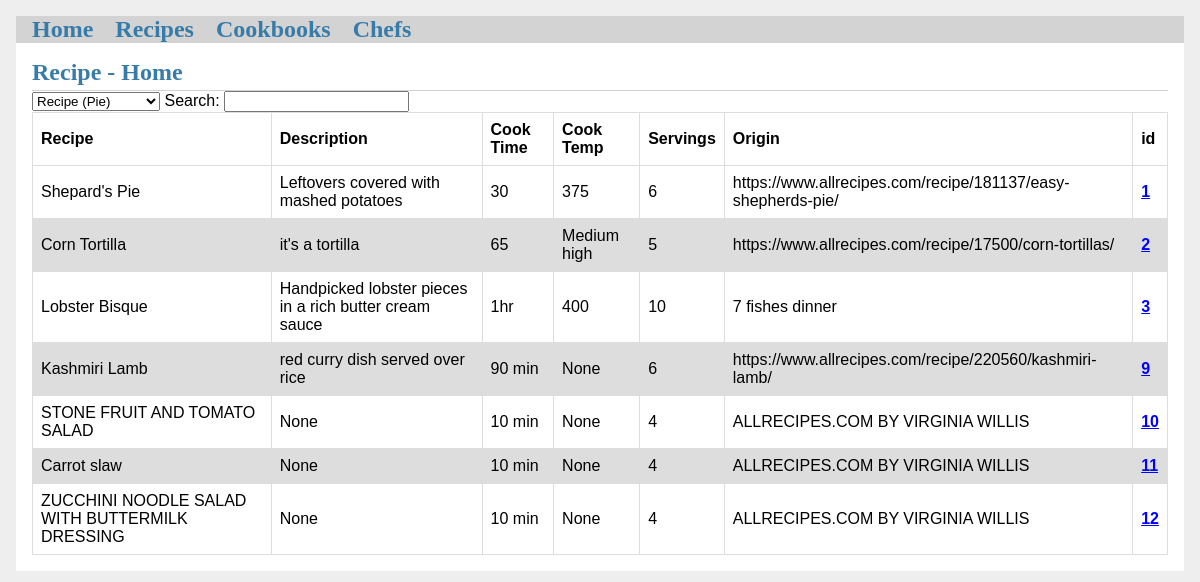
/recipe, run on an earlier commit of the app's database.
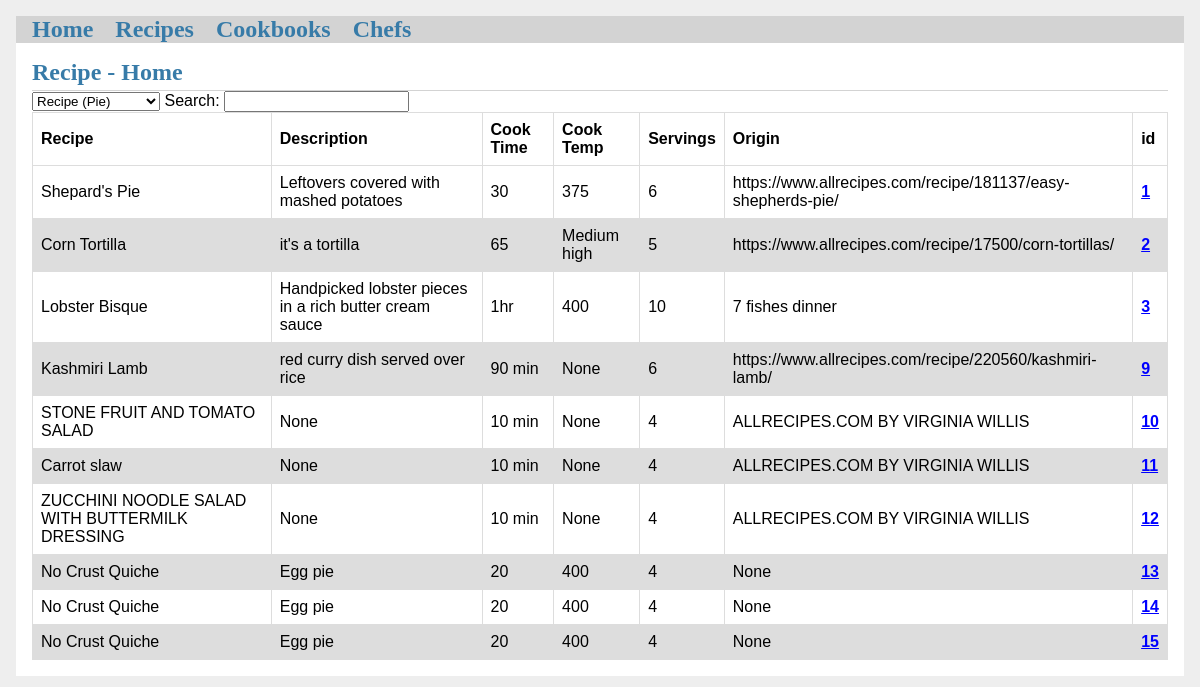
And on a later commit of the database.
### tables this page shows
CREATE TABLE "recipe"(
id INTEGER PRIMARY KEY AUTOINCREMENT,
name TEXT,
description TEXT,
cooktime TEXT,
cooktemp TXT,
servings TEXT,
notes TEXT,
origin TEXT,
date DATE DEFAULT CURRENT_DATE);

### cookr/recipe.py (the view)
@bp.route('/recipe')
def index():
    db=get_db()
    test_query='SELECT * FROM recipe'
    tbl=db.execute(test_query).fetchall()
    hd_tbl=db.execute(test_query)
    for x in hd_tbl.description:
        tbl_hdr=x[0]
    return render_template(
      'recipe/index.html',
      tbl=tbl,
      tbl_hdr=tbl_hdr
    )

### cookr/db.py (called while the page is built)
def get_db():
    if 'db' not in g:
        g.db = sqlite3.connect(
          current_app.config['DATABASE'],
          detect_types=sqlite3.PARSE_DECLTYPES
        )
        g.db.row_factory = sqlite3.Row
    return g.db

### cookr/templates/recipe/index.html (shortened to what this page needs)
{% extends 'base.html' %}
{% block header %}
  <h1>{% block title %}Recipe - Home{% endblock %}</h1>
{% endblock %}
{% block content %}
<form name"search_form">
  <select id="field_drpdwn">
    <option value="recipe">Recipe (Pie)</option>
  </select>
  Search: <input type="text" id="search_txtbx"><br>
</form>
<table class="sortable" id="recipe_table">
  <tr>
    <th>Recipe</th>
    <th>Description</th>
    <th>Cook Time</th>
    <th>Cook Temp</th>
    <th>Servings</th>
    <th>Origin</th>
    <th>id</th>
  </tr>
{% for tmp in tbl %}
  <tr>
    <td>{{tmp.name}}</td>
    <td>{{tmp.description}}</td>
    <td>{{tmp.cooktime}}</td>
    <td>{{tmp.cooktemp}}</td>
    <td>{{tmp.servings}}</td>
    <td>{{tmp.Origin}}</td>
    <td><a style="color:blue" class="action" href="/recipe/summary/ref_id={{tmp.id}}"><b>{{tmp.id}}</a></td>
  </tr>
{% endfor %}
</table>
{% endblock %}

What changed in the data, as far as the page shows it:
added recipe: name "No Crust Quiche", description "Egg pie", cooktime "20", cooktemp "400", servings "4", Origin "None", id "13"
added recipe: name "No Crust Quiche", description "Egg pie", cooktime "20", cooktemp "400", servings "4", Origin "None", id "14"
added recipe: name "No Crust Quiche", description "Egg pie", cooktime "20", cooktemp "400", servings "4", Origin "None", id "15"
